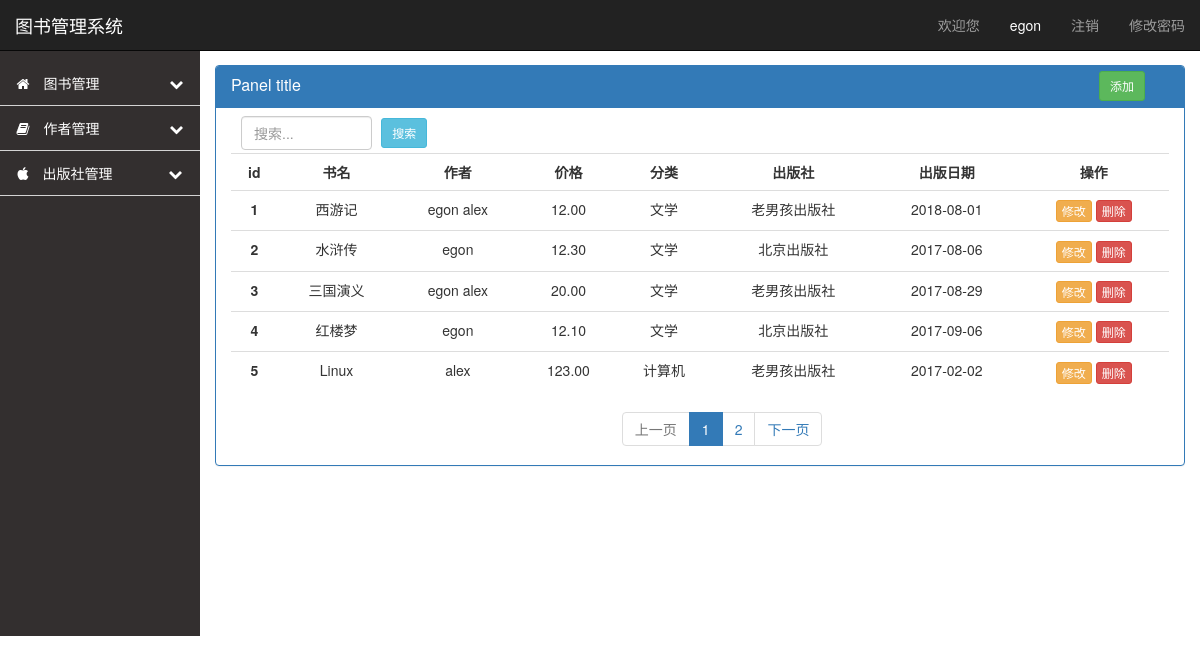
The app's page /search/ (signed in) with its own data.
### bookmanage/models.py (models this page shows, shortened)
class Book(models.Model):
    title = models.CharField(max_length=100)
    authors = models.ManyToManyField(Author)
    classify = models.ForeignKey(Classify, default=1)
    publisher = models.ForeignKey(Publisher)
    publication_date = models.DateField()
    price = models.DecimalField(max_digits=5, decimal_places=2, default=10)

class Author(models.Model):
    name = models.CharField(max_length=30)
    def __str__(self):
        return self.name

class Classify(models.Model):
    name = models.CharField(max_length=32, default='文学')

class Publisher(models.Model):
    name = models.CharField(max_length=30)
    address = models.CharField(max_length=50)
    city = models.CharField(max_length=60)

### bookmanage/views.py (the view)
# urls.py: url(r'^search/', views.search),
@login_required
def search(request):
    se = request.POST.get("se", "")
    if not search:
        book_list = Book.objects.all()
    else:
        book_list = Book.objects.filter(Q(title__contains=se) | Q(authors__name__contains=se) |
                                        Q(price__contains=se) | Q(classify__name__contains=se) |
                                        Q(publisher__name__contains=se) | Q(publication_date__contains=se)).distinct()
    user = request.user
    classify_list = Classify.objects.all()
    author_list = Author.objects.all()
    publish_list = Publisher.objects.all()
    paginator = Paginator(book_list, 5)
    page = request.GET.get('page', 1)
    currentPage = int(page)
    try:
        book_list = paginator.page(page)
    except PageNotAnInteger:
        book_list = paginator.page(1)
    except EmptyPage:
        book_list = paginator.page(paginator.num_pages)
    return render(request, 'index.html', locals())

### templates/index.html (shortened to what this page needs)
{% load staticfiles %}
<!DOCTYPE html>
<html lang="en">
<head>
    <link rel="stylesheet" href="{% static 'css/bootstrap.css' %}">
    <link rel="stylesheet" href="{% static 'my-style.css' %}">
    <link rel="stylesheet" href="{% static 'font-awesome/css/font-awesome.css' %}">
    <link rel="stylesheet" href="{% static 'sweetalert.css' %}">
</head>
<body>
<nav class="navbar navbar-inverse navbar-fixed-top">
    <div class="container-fluid">
        <div class="navbar-header">
            <a class="navbar-brand" href="#">图书管理系统</a>
        </div>
        <div id="navbar" class="navbar-collapse collapse ">
            <ul class="nav navbar-nav navbar-right">
                <li><a href="">欢迎您</a></li>
                <li><a href="#" style="color: white">{{ user }}</a></li>
                <li><a href="/logout/">注销</a></li>
                <li id="mima"><a href="#" data-toggle="modal"
                                 data-target="#mod_pwd">修改密码</a></li>
            </ul>
        </div>
    </div>
</nav>
<div class="container-fluid my-body">
    <div class="row">
        <div class="col-sm-3 col-md-2 sidebar my-sidebar">
            <div class="my-sidebar-item" data-toggle="collapse" data-target="#my-son1"><a href="#"><i
                    class="fa fa-home" aria-hidden="true"></i>&emsp;图书管理&emsp;&emsp;&emsp;&emsp;&emsp;<i
                    class="fa fa-chevron-down" aria-hidden="true"></i></a>
            </div>
            <div class="my-sidebar-item" data-toggle="collapse" data-target="#my-son2"><a href="#"><i
                    class="fa fa-book" aria-hidden="true"></i>&emsp;作者管理&emsp;&emsp;&emsp;&emsp;&emsp;<i
                    class="fa fa-chevron-down" aria-hidden="true"></i></a>
            </div>
            <div class="my-sidebar-item" data-toggle="collapse" data-target="#my-son3"><a href="#"><i
                    class="fa fa-apple" aria-hidden="true"></i>&emsp;出版社管理&emsp;&emsp;&emsp;&emsp;<i
                    class="fa fa-chevron-down" aria-hidden="true"></i></a></div>
        </div>
        <div class="container col-sm-9 col-md-10" id="content">
            <div class="panel panel-primary">
                <div class="panel-heading my-panel-heading">
                    <h3 class="panel-title ">Panel title</h3>
                    <a href="/addbook">
                        <button type="button" class="btn btn-success btn-sm my-btn">添加</button>
                    </a>
                </div>
                <div class="col-sm-2 col-xs-4 my-search">
                    <form action="/search/" method="post">
                        <input type="text" class="form-control" placeholder="搜索..." name="se">
                        <button type="submit" class="btn btn-info btn-sm my-btn2" id="search">搜索</button>
                    </form>
                </div>
                <div class="panel-body">
                    <div class="bs-example" data-example-id="contextual-table">
                        <table class="table">
                            <tbody class="container" style="text-align: center">
                            <tr style="text-align: center">
                                <th>id</th>
                                <th>书名</th>
                                <th>作者</th>
                                <th>价格</th>
                                <th>分类</th>
                                <th>出版社</th>
                                <th>出版日期</th>
                                <th>操作</th>
                            </tr>
                            {% for book in book_list %}
                                <tr>
                                    <th>{{ forloop.counter0|add:book_list.start_index }}</th>
                                    <td>{{ book.title }}</td>
                                    <td>{% for foo in book.authors.select_related %} {{ foo }}{% endfor %}</td>
                                    <td>{{ book.price }}</td>
                                    <td>{{ book.classify.name }}</td>
                                    <td>{{ book.publisher.name }}</td>
                                    <td>{{ book.publication_date|date:'Y-m-d' }}</td>
                                    <td>
                                        <button type="button" class="btn btn-warning btn-xs edit" data-toggle="modal"
                                                data-target="#edit_book">修改
                                        </button>
                                        <a>
                                            <button type="button" class="btn btn-danger btn-xs" value={{ book.id }}>删除
                                            </button>
                                        </a>
                                    </td>
                                </tr>
                            {% empty %}
                                <tr>
                                    <td colspan="8" style="color: red;padding-top: 20px">没有符合条件的结果</td>
                                </tr>
                            {% endfor %}
                            </tbody>
                        </table>
                    </div>
                    <div class="container-fluid">
                        <div class="row">
                            <div class="col-md-offset-5">
                                <nav aria-label="...">
                                    <ul class="pagination" id="my-page">
                                        {% if book_list.has_previous %}
                                            <li class="calendarnav-previous"><a
                                                    href="?page={{ book_list.previous_page_number }}">上一页</a></li>
                                        {% else %}
                                            <li class="disabled">
                                                <a href="#" aria-label="Previous">上一页</a></li>
                                        {% endif %}
                                        {% for num in paginator.page_range %}
                                            {% if num == currentPage %}
                                                <li class="item active"><a href="?page={{ num }}">{{ num }}</a></li>
                                            {% else %}
                                                <li class="item "><a href="?page={{ num }}">{{ num }}</a></li>
                                            {% endif %}
                                        {% endfor %}
                                        {% if book_list.has_next %}
                                            <li class="next"><a
                                                    href="?page={{ book_list.next_page_number }}">下一页</a></li>
                                        {% else %}
                                            <li class="disabled next">
                                                <a href="#">下一页</a></li>
                                        {% endif %}
                                    </ul>
                                </nav>
                            </div>
                        </div>
                    </div>
                </div>
            </div>
        </div>
    </div>
</div>
</body>
</html>

### bookmanage/static/my-style.css (style rules this page uses)
.my-body { margin-top: 65px; position: relative; }
.my-btn { position: absolute; top: 6px; right: 55px; }
.my-btn2 { position: absolute; top: 2px; right: -40px; }
.my-panel-heading { height: 42px; }
.my-search { margin: 8px 0px 3px 10px; position: relative; }
.my-sidebar { height: 585px; padding-top: 10px; margin-top: -14px; background-color: #332f2f; }
.my-sidebar-item { height: 45px; background-color: #332f2f; border-bottom: 1px solid #d4d4d4; margin: 0 -15px; }
.my-sidebar-item > a { display: block; text-decoration: none; color: white; text-align: center; line-height: 45px; }
#my-page { margin: 0; }
tr th { text-align: center; }

### records on screen
Book: title "西游记", price "12.00", classify.name "文学", publisher.name "老男孩出版社", publication_date "2018-08-01"
Author: name "egon"
Author: name "alex"
Book: title "水浒传", price "12.30", classify.name "文学", publisher.name "北京出版社", publication_date "2017-08-06"
Book: title "三国演义", price "20.00", classify.name "文学", publisher.name "老男孩出版社", publication_date "2017-08-29", {{ book.id }} 4 (drawn)
Book: title "红楼梦", price "12.10", classify.name "文学", publisher.name "北京出版社", publication_date "2017-09-06", {{ book.id }} 9 (drawn)
Book: title "Linux", price "123.00", classify.name "计算机", publisher.name "老男孩出版社", publication_date "2017-02-02", {{ book.id }} 15 (drawn)

### other values on screen
{{ user }} "egon"
{{ num }} "1"
{{ num }} "2"
